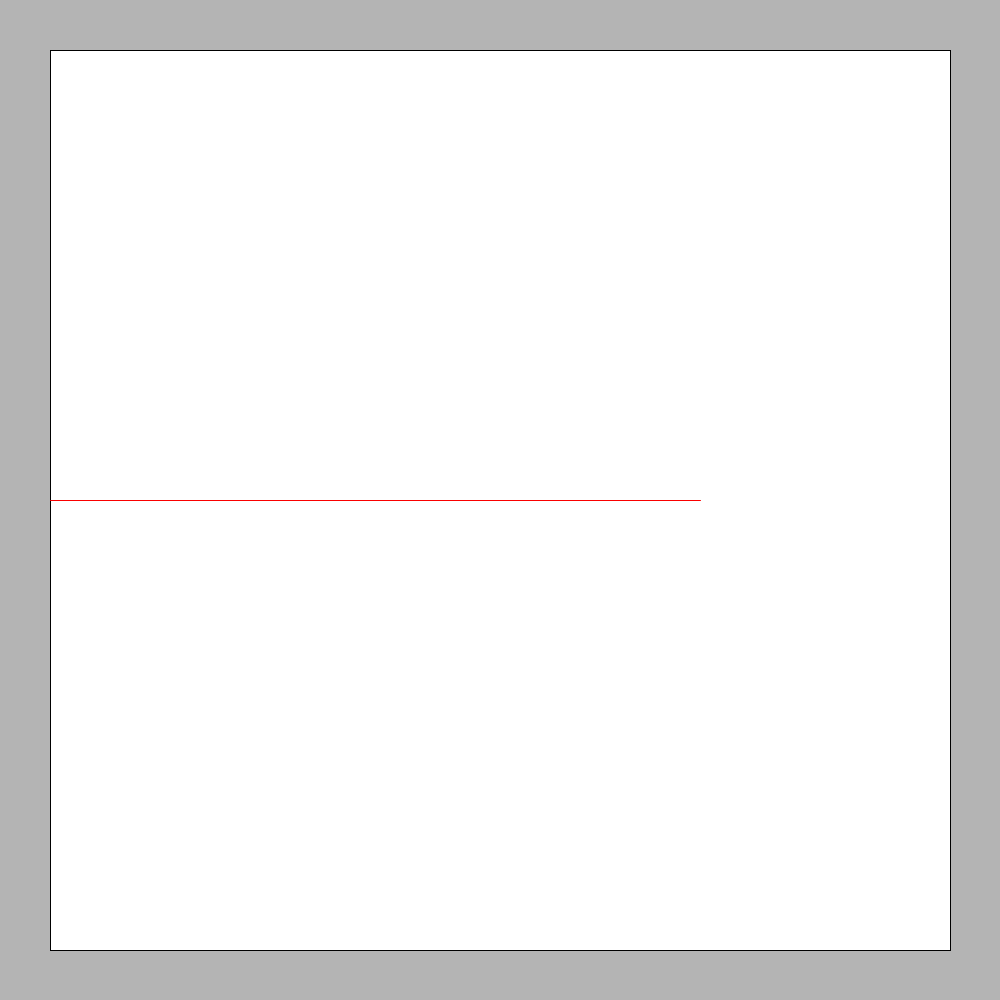
Frame 1 (no input)
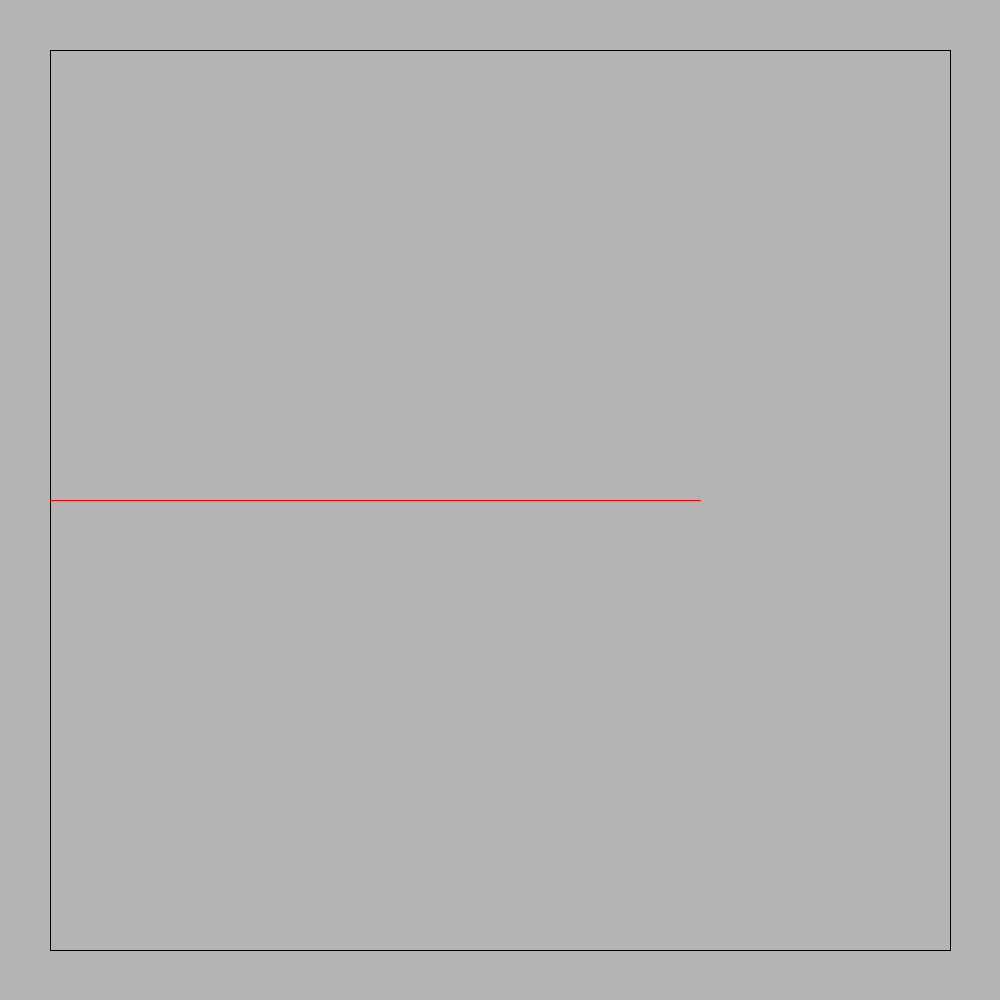
Frame 60 (the mouse pressed at the canvas centre just before this capture)
Frame 120 (the mouse held since frame 60 and released just before this capture): identical to frame 60, image omitted

The Processing sketch that drew these frames (run headless with seeded random() and noise(); from frame 60 on, the mouse is pressed at the canvas centre):

// Processing sketch: question2_solLweittLineDrawing_180220a
// ── question2_solLweittLineDrawing_180220a.pde
void setup() {
  size(1000,1000);
background(180,180,180);}
void draw(){
  stroke(0,0,0);
  rect(50,50,900,900);
  fill(180,180,180);
  stroke(250,0,0);
  line(50,500,700,500);
}
